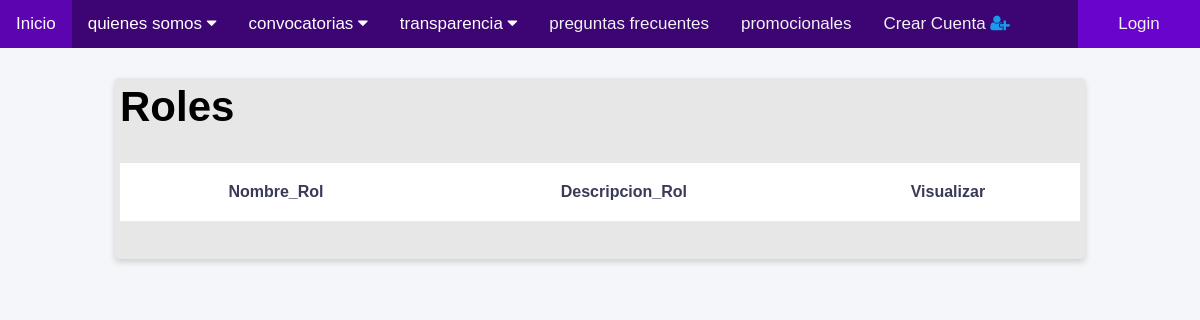
Page /Campos_Rol_Lista.php on the earlier database version.
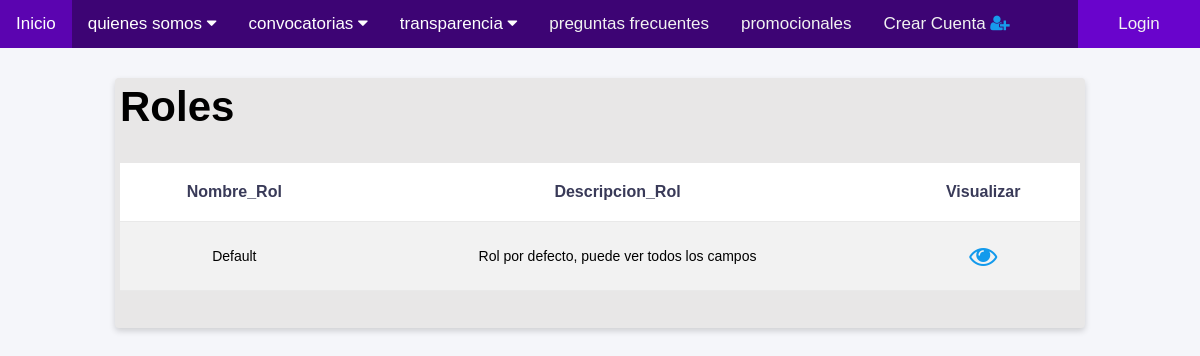
Same page on the later database version.
### tables this page shows
CREATE TABLE `rol` (
  `Id_Rol` int(11) NOT NULL,
  `Nombre_Rol` varchar(50) NOT NULL,
  `Descripcion_Rol` varchar(50) NOT NULL
);

### Campos_Rol_Lista.php (the view)
<?php
	require 'includes/dbh.inc.php';
	require"classes/header.php";
	$statment = $conn->prepare("SELECT * FROM rol");
	$statment->execute();
	$resultados = $statment->get_result();
?>
<main>
	<h2>Roles</h2><br>
	<table>
	  <tr>
	    <th>Nombre_Rol</th>
	    <th>Descripcion_Rol</th>
	    <th>Visualizar</th>
	  </tr>
		<?php if(empty($resultados)){ ?>
			</table><br>
			<label>No hay convocatorias en proceso..</label>
		<?php }else{ ?>
			<?php foreach($resultados as $a) {?>
				<tr>
					<td><?php echo $a['Nombre_Rol']?></td>
					<td><?php echo $a['Descripcion_Rol']?></td>
					<td><?php echo "<a class='Hoverr' href='Campos_Rol_ver.php?id=".$a['Id_Rol']."'><i class='fa fa-eye fa-2x'></a>";?></td>
				</tr>
			<?php } ?>
			</table><br>
		<?php } ?>
</main>

Differences in the rows shown:
added rol: Nombre_Rol "Default", Descripcion_Rol "Rol por defecto, puede ver todos los campos"
